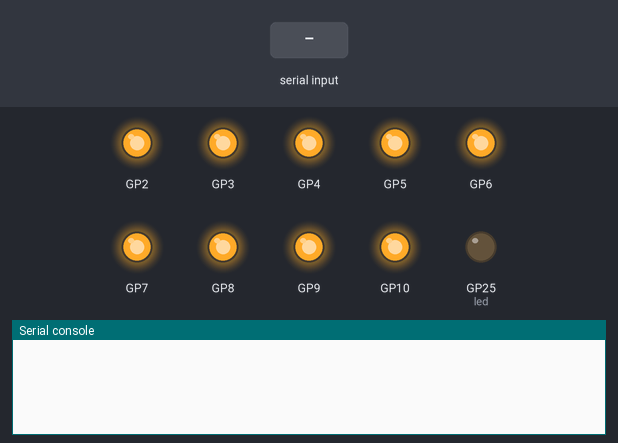
Simulated run of this program. Board: Raspberry Pi Pico running MicroPython. Shown: output pins drawn as LEDs (lit = HIGH), the last lines printed to the serial console. Inputs (shaded band) come from the test bench.

Above: at 1.2 s.
1.3 s: "?" typed at the serial console, then Enter
At 2.5 s:
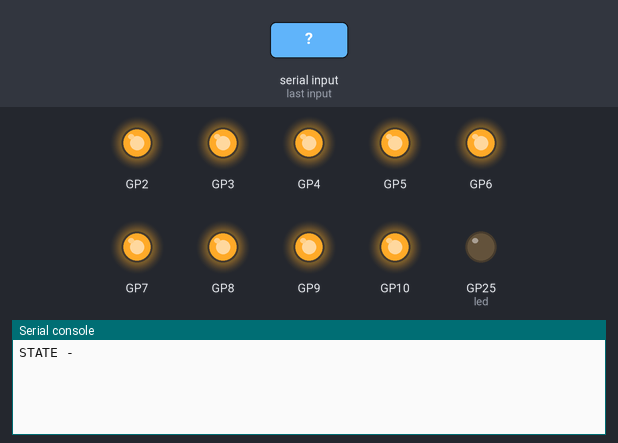
2.8 s: "ID?" typed at the serial console, then Enter
At 4.0 s:
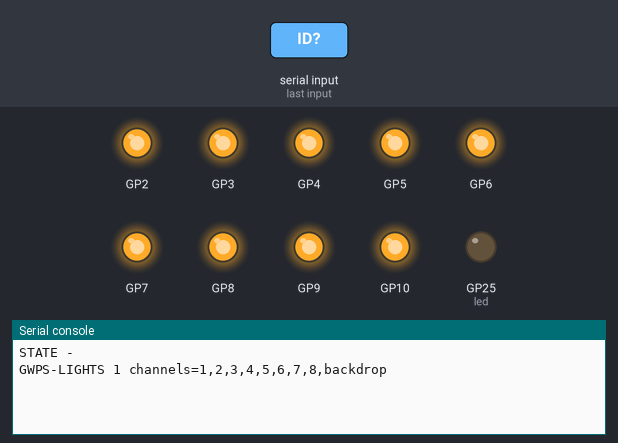
4.3 s: "ALL" typed at the serial console, then Enter
At 5.1 s:
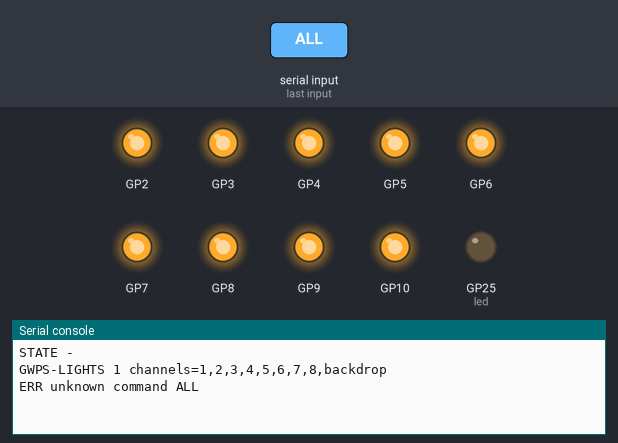

Measured:
- after the input at 1.3 s, the serial console: prints a new line at once (image 1)
- after the input at 2.8 s, the serial console: prints a new line at once (image 2)
- after the input at 4.3 s, the serial console: prints a new line at once (image 3)

The program:

main.py
```python
"""Light controller for the gw-ps-diagnostic rig: MicroPython on a Raspberry Pi Pico 2.

Nine channels, the 8 PS lights and the backdrop. Each GPIO drives the gate of an N-MOSFET that shorts
a Mean Well NLDD-1400H's DIM pin to the driver's -Vin: gate high = DIM shorted = light OFF (also the
state from reset, through the gate's pull-up), gate low = DIM open = light ON. Static on/off only:
DIM's PWM input would chop the LED current (flicker, banding). Wiring and flashing: README.md.

Protocol: USB serial, one ASCII line per command; every reply is one line.
  ALL=0          all off                                            -> OK
  L<ch>=1 | =0   one channel on or off (ch: 1-8 or backdrop)        -> OK
  ?              the channels that are on                           -> STATE 3,backdrop   (STATE - if none)
  ID?            identify                                           -> GWPS-LIGHTS 1 channels=1,...,8,backdrop
  AUTO=<s>       switch everything off after s seconds on (0 never) -> OK
  otherwise                                                         -> ERR <why>
Safety: a light on for longer than AUTO_OFF_S (120 s) switches everything off, and the next STATE
ends in "auto-off". The capture script sets the lights for every frame, for seconds at a time, so
this only catches a host that stopped mid-session with lights on.
Host side: gwps.capture.SerialLights reads every reply and checks the STATE (verify=True).

The protocol logic (Controller) is plain Python: the tests run this file's Controller on the PC.
"""
PINS = {"1": 2, "2": 3, "3": 4, "4": 5, "5": 6, "6": 7, "7": 8, "8": 9, "backdrop": 10}   # channel -> GPIO
ON_LEVEL = 0            # gate low = MOSFET off = DIM open = light on
AUTO_OFF_S = 120
VERSION = 1
MAX_LINE = 64


def _order(ch):
    return (0, int(ch), "") if ch.isdigit() else (1, 0, ch)


class Controller:
    """outputs: {channel: set_level(level)}; now_ms() and diff_ms(a, b) give the clock."""

    def __init__(self, outputs, now_ms, diff_ms=lambda a, b: a - b, on_level=ON_LEVEL, auto_off_s=AUTO_OFF_S):
        self.out, self.now_ms, self.diff_ms = outputs, now_ms, diff_ms
        self.on_level = on_level
        self.auto_off_ms = int(auto_off_s * 1000)
        self.on, self.since, self.auto_off_fired = set(), None, False
        self.all_off()

    def _write(self, ch, on):
        self.out[ch](self.on_level if on else 1 - self.on_level)

    def all_off(self):
        for ch in self.out:
            self._write(ch, False)
        self.on, self.since = set(), None

    def switch(self, ch, on):
        self._write(ch, on)
        if on:
            if not self.on:
                self.since = self.now_ms()
            self.on.add(ch)
        else:
            self.on.discard(ch)
            if not self.on:
                self.since = None

    def handle(self, line):
        """One command line -> its reply (None for an empty line)."""
        cmd = line.strip()
        if not cmd:
            return None
        if cmd == "?":
            state = ",".join(sorted(self.on, key=_order)) or "-"
            return "STATE " + state + (" auto-off" if self.auto_off_fired and not self.on else "")
        if cmd == "ID?":
            return "GWPS-LIGHTS %d channels=%s" % (VERSION, ",".join(sorted(self.out, key=_order)))
        if "=" not in cmd:
            return "ERR unknown command " + cmd[:MAX_LINE]
        key, val = cmd.split("=", 1)
        if key == "ALL":
            if val != "0":
                return "ERR ALL takes 0"
            self.all_off()
            self.auto_off_fired = False
            return "OK"
        if key == "AUTO":
            try:
                s = float(val)
            except ValueError:
                return "ERR AUTO takes seconds"
            if s < 0:
                return "ERR AUTO takes seconds >= 0"
            self.auto_off_ms = int(s * 1000)
            return "OK"
        if key.startswith("L") and len(key) > 1:
            ch = key[1:]
            if ch not in self.out:
                return "ERR no channel " + ch[:MAX_LINE]
            if val not in ("0", "1"):
                return "ERR L<ch> takes 0 or 1"
            self.switch(ch, val == "1")
            return "OK"
        return "ERR unknown command " + cmd[:MAX_LINE]

    def tick(self):
        """Call often: the auto-off."""
        if self.on and self.auto_off_ms and self.diff_ms(self.now_ms(), self.since) > self.auto_off_ms:
            self.all_off()
            self.auto_off_fired = True


def main():
    import select
    import sys
    import time
    import machine
    pins = {ch: machine.Pin(gp, machine.Pin.OUT, value=1 - ON_LEVEL) for ch, gp in PINS.items()}   # off at once
    led = machine.Pin("LED", machine.Pin.OUT, value=0)
    ctl = Controller({ch: p.value for ch, p in pins.items()}, time.ticks_ms, time.ticks_diff)
    poll = select.poll()
    poll.register(sys.stdin, select.POLLIN)
    buf = ""
    while True:
        if poll.poll(20):
            c = sys.stdin.read(1)
            if c in ("\n", "\r"):
                reply = ctl.handle(buf)
                buf = ""
                if reply is not None:
                    sys.stdout.write(reply + "\n")
            elif len(buf) < MAX_LINE:
                buf += c
        ctl.tick()
        led.value(1 if ctl.on else 0)


if __name__ == "__main__":
    main()
```
